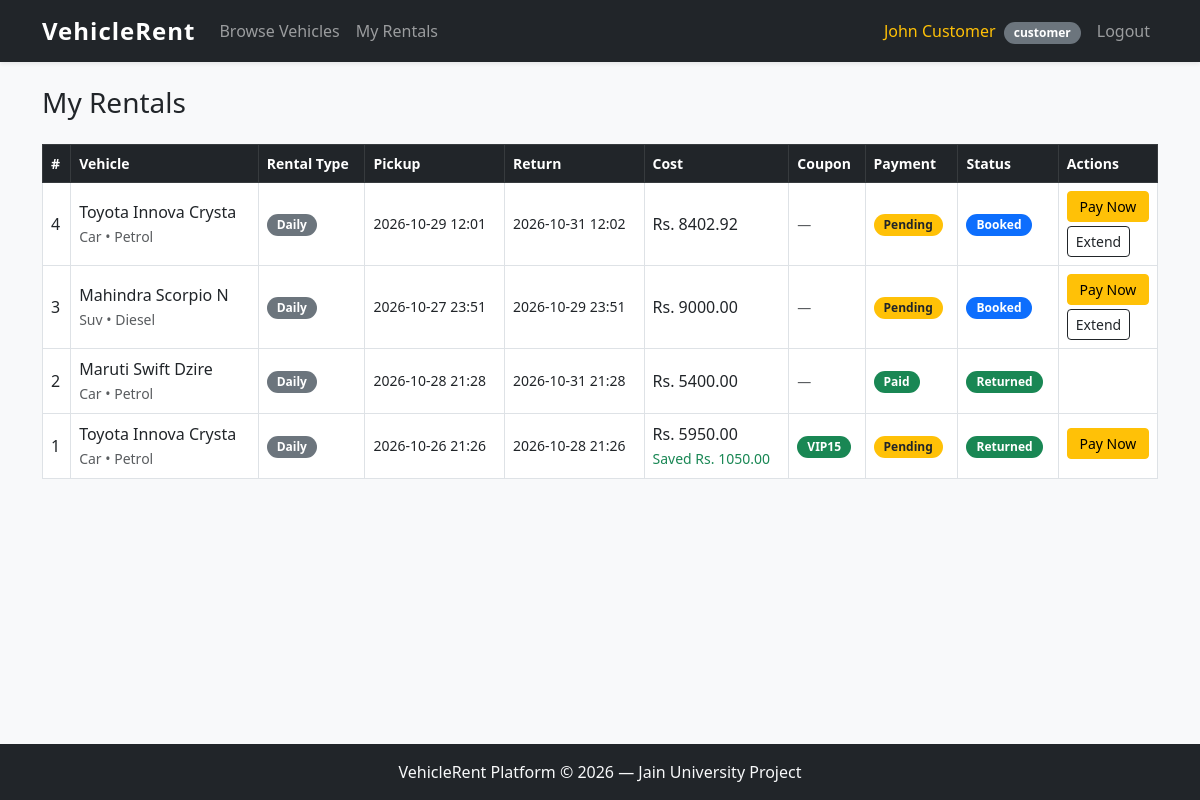
/my-rentals (signed in), run on the app's committed database.
### tables this page shows
CREATE TABLE rental_bookings (
            id              INTEGER PRIMARY KEY AUTOINCREMENT,
            customer_id     INTEGER NOT NULL,
            vehicle_id      INTEGER NOT NULL,
            rental_type     TEXT    NOT NULL DEFAULT 'daily',
            start_datetime  TEXT    NOT NULL,
            end_datetime    TEXT    NOT NULL,
            total_cost      REAL    NOT NULL,
            coupon_code     TEXT    DEFAULT '',
            discount_amount REAL    NOT NULL DEFAULT 0,
            payment_mode    TEXT    NOT NULL,
            payment_status  TEXT    NOT NULL DEFAULT 'pending',
            rental_status   TEXT    NOT NULL DEFAULT 'booked',
            FOREIGN KEY (customer_id) REFERENCES users(id),
            FOREIGN KEY (vehicle_id)  REFERENCES vehicles(id)
        );

CREATE TABLE vehicles (
            id                   INTEGER PRIMARY KEY AUTOINCREMENT,
            type                 TEXT    NOT NULL,
            brand                TEXT    NOT NULL,
            model                TEXT    NOT NULL,
            fuel_type            TEXT    NOT NULL,
            seating_capacity     INTEGER NOT NULL,
            price_per_hour       REAL    NOT NULL,
            price_per_day        REAL    NOT NULL,
            availability_status  TEXT    NOT NULL DEFAULT 'available',
            registration_details TEXT,
            fitness_expiry       TEXT,
            insurance_expiry     TEXT,
            photo_path           TEXT
        );

### app.py (the view)
@app.api_route("/my-rentals", methods=["GET"])
async def my_rentals(request: Request):
    if (r := _require_login(request)):
        return r
    db = get_db()
    rentals = db.execute(
        """SELECT rb.*, v.brand, v.model, v.type, v.fuel_type, v.price_per_day, v.price_per_hour
           FROM rental_bookings rb
           JOIN vehicles v ON rb.vehicle_id = v.id
           WHERE rb.customer_id = ?
           ORDER BY rb.id DESC""",
        (request.session["user_id"],),
    ).fetchall()
    db.close()
    return templates.TemplateResponse(request, "my_rentals.html", ctx(request, rentals=rentals))

### templates/my_rentals.html (shortened to what this page needs)
{% extends "base.html" %}
{% block content %}
<h3 class="mb-4">My Rentals</h3>
{% if rentals %}
<div class="table-responsive">
  <table class="table table-bordered table-hover align-middle">
    <thead class="table-dark">
      <tr>
        <th>#</th>
        <th>Vehicle</th>
        <th>Rental Type</th>
        <th>Pickup</th>
        <th>Return</th>
        <th>Cost</th>
        <th>Coupon</th>
        <th>Payment</th>
        <th>Status</th>
        <th>Actions</th>
      </tr>
    </thead>
    <tbody>
      {% for r in rentals %}
      <tr>
        <td>{{ r.id }}</td>
        <td>
          {{ r.brand }} {{ r.model }}
          <br><small class="text-muted">{{ r.type|title }} &bull; {{ r.fuel_type|title }}</small>
        </td>
        <td>
          <span class="badge {% if r.rental_type == 'hourly' %}bg-info text-dark{% else %}bg-secondary{% endif %}">
            {{ r.rental_type|title }}
          </span>
        </td>
        <td class="small">{{ r.start_datetime|replace('T',' ') }}</td>
        <td class="small">{{ r.end_datetime|replace('T',' ') }}</td>
        <td>
          Rs. {{ "%.2f"|format(r.total_cost) }}
          {% if r.discount_amount > 0 %}
          <br><small class="text-success">Saved Rs. {{ "%.2f"|format(r.discount_amount) }}</small>
          {% endif %}
        </td>
        <td>
          {% if r.coupon_code %}
          <span class="badge bg-success">{{ r.coupon_code }}</span>
          {% else %}
          <span class="text-muted small">—</span>
          {% endif %}
        </td>
        <td>
          <span class="badge {% if r.payment_status == 'paid' %}bg-success{% else %}bg-warning text-dark{% endif %}">
            {{ r.payment_status|title }}
          </span>
        </td>
        <td>
          <span class="badge
            {% if r.rental_status == 'booked' %}bg-primary
            {% elif r.rental_status == 'picked_up' %}bg-info text-dark
            {% elif r.rental_status == 'returned' %}bg-success
            {% else %}bg-secondary{% endif %}">
            {{ r.rental_status|replace('_',' ')|title }}
          </span>
        </td>
        <td>
          {% if r.payment_status == 'pending' %}
          <a href="{{ url_for('payment', booking_id=r.id) }}"
             class="btn btn-warning btn-sm d-block mb-1">Pay Now</a>
          {% endif %}
          {% if r.rental_status in ('booked', 'picked_up') %}
          <button class="btn btn-outline-dark btn-sm d-block"
                  data-bs-toggle="modal"
                  data-bs-target="#extendModal{{ r.id }}">Extend</button>
          {% endif %}
        </td>
      </tr>
      {% endfor %}
    </tbody>
  </table>
</div>
{% else %}
<div class="alert alert-info">
  You have no rentals yet.
  <a href="{{ url_for('vehicles') }}">Browse vehicles</a> to get started!
</div>
{% endif %}
{% endblock %}

### static/css/style.css (style rules this page uses)
body { background-color: #f8f9fa; font-family: 'Segoe UI', Tahoma, Geneva, Verdana, sans-serif; min-height: 100vh; display: flex; flex-direction: column; }
.badge { font-size: 0.75rem; padding: 5px 10px; border-radius: 20px; }
.table th { font-weight: 600; font-size: 0.875rem; }

### data on the page
rental_bookings: id "4", brand "Toyota", model "Innova Crysta", type "Car", fuel_type "Petrol", rental_type "Daily", start_datetime "2026-10-29 12:01", end_datetime "2026-10-31 12:02", total_cost "8402.92", payment_status "Pending", rental_status "Booked"
rental_bookings: id "3", brand "Mahindra", model "Scorpio N", type "Suv", fuel_type "Diesel", rental_type "Daily", start_datetime "2026-10-27 23:51", end_datetime "2026-10-29 23:51", total_cost "9000.00", payment_status "Pending", rental_status "Booked"
rental_bookings: id "2", brand "Maruti", model "Swift Dzire", type "Car", fuel_type "Petrol", rental_type "Daily", start_datetime "2026-10-28 21:28", end_datetime "2026-10-31 21:28", total_cost "5400.00", payment_status "Paid", rental_status "Returned"
rental_bookings: id "1", brand "Toyota", model "Innova Crysta", type "Car", fuel_type "Petrol", rental_type "Daily", start_datetime "2026-10-26 21:26", end_datetime "2026-10-28 21:26", total_cost "5950.00", discount_amount "1050.00", coupon_code "VIP15", payment_status "Pending", rental_status "Returned"

### other printed values
{{ session.name }} "John Customer"
{{ session.role }} "customer"
